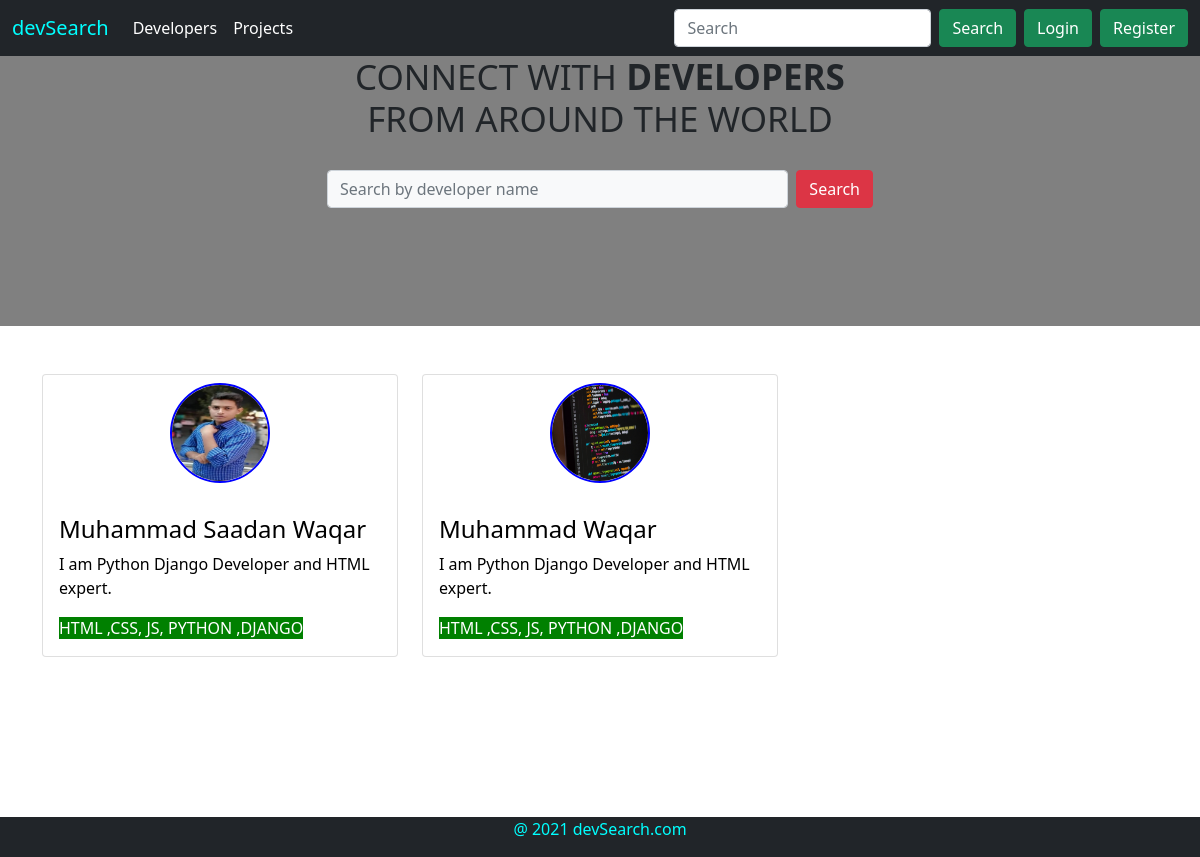
The page / on the database its author committed.
### base/models.py (models this page shows, shortened)
class UserAccount(models.Model):
    name = models.CharField(max_length=50)
    email = models.EmailField()
    user = models.ForeignKey(User, on_delete=models.CASCADE)
    location= models.CharField(max_length=90)
    short_intro = models.TextField()
    bio = models.TextField()
    prof_img= models.ImageField(upload_to="images")
    social_links_git = models.CharField(max_length=200)
    skills= models.CharField(max_length=500 )

### base/views.py (the view)
# urls.py: path('',views.Index.as_view(), name="index" ),
class Index(View):
    def get(self,request):
        items = UserAccount.objects.all()
        return render(request, 'index.html',{'items':items} )

### base/templates/index.html (shortened to what this page needs)
{% extends 'base.html' %}
{% block body %}
<div class="container-fluid" style="width: 100%; height: 270px; background: gray;">
  <div class="container " >
    <h1    style="text-align: center; font-size: 35px;   ">CONNECT WITH <b> DEVELOPERS</b> <br>
      FROM AROUND THE WORLD</h1>
    <div class="row" style="display: flex; align-items: center; justify-content: center; margin-top: 30px;">
      <div class="col col-lg-6">
        <form class="d-flex" action="http://127.0.0.1:8000/devsearch/" method="get">
          <input class="form-control me-2 bg-light" style="color: black;" type="search" required name="queryset"
            placeholder="Search by developer name " aria-label="Search">
          <button class="btn btn-danger" type="submit">Search</button>
        </form>
      </div>
    </div>
  </div>
</div>
<div class="container mt-5">
  <div class="row">
    {% for i in items %}
    <div class="col col-lg-4">
      <a style="text-decoration: none; color: black;" href="http://127.0.0.1:8000/developerdetail/{{i.id}}/">
      <div class="card text-left">
        <p style="text-align: center;">
          <img class="card-img-top mt-2" src="{{i.prof_img.url}}"
            style="align-items: center;   width: 100px; height: 100px; border-radius: 50%; border: 2px solid blue;"
            alt="">
        </p>
        <div class="card-body">
          <h4 class="card-title">{{i.name}}</h4>
          <p class="card-text">{{i.short_intro}}</p>
          <span style="background-color: green; color: white;">{{i.skills}}</span>
        </a>
        </div>
      </div>
    </div>
    {% endfor %}
{% endblock body %}

### base/templates/base.html (shortened to what this page needs)
<!doctype html>
<html lang="en">
  <head>
    <link href="https://cdn.jsdelivr.net/npm/bootstrap@5.0.2/dist/css/bootstrap.min.css" rel="stylesheet">
  </head>
  <body>
    <nav class="navbar navbar-expand-lg navbar-light bg-dark"  >
        <div class="container-fluid">
          <a class="navbar-brand" style="color: aqua;" href="http://127.0.0.1:8000/">devSearch</a>
          <div class="collapse navbar-collapse" id="navbarSupportedContent">
            <ul class="navbar-nav me-auto mb-2 mb-lg-0">
                <li class="nav-item">
                    <a class="nav-link" style="color: white;" href="http://127.0.0.1:8000/">Developers </a>
                  </li>
                <li class="nav-item">
                    <a class="nav-link" style="color: white;" href="http://127.0.0.1:8000/projects">Projects  </a>
                  </li>
            </ul>
            <form class="d-flex" action="http://127.0.0.1:8000/projects/search" method="get">
              <input class="form-control me-2" type="search" required name="query" placeholder="Search" aria-label="Search">
              <button class="btn btn-success" type="submit">Search</button>
            </form>
            {% if  user.is_authenticated %}
            <button   class="btn btn-success mx-2" >
                <a  style="color: white; text-decoration: none;"   href="/handlelogout">Logout</a>
             </button>
              {% else %}
            <button type="button" class="btn btn-success mx-2" data-bs-toggle="modal" data-bs-target="#loginModal">
                Login
              </button>
<button type="button" class="btn btn-success mr-2" data-bs-toggle="modal" data-bs-target="#signupModal">
   Register
  </button>
  {% endif %}
               </div>
             </div>
      </nav>
{% block body %}{% endblock body %}
<div class="footer bg-dark">
    <p style="color: aqua;">@ 2021 devSearch.com</p>
  </div>
  </body>
</html>

### base/templates/base.html (style rules this page uses)
body { margin-bottom: 200px; }
.footer { position: fixed; left: 0; bottom: 0; width: 100%; background-color: black; color: white; text-align: center; }

### rows shown on the page
UserAccount: prof_img (picture), name "Muhammad Saadan Waqar", short_intro "I am Python Django Developer and HTML expert.", skills "HTML ,CSS, JS, PYTHON ,DJANGO"
UserAccount: prof_img (picture), name "Muhammad Waqar", short_intro "I am Python Django Developer and HTML expert.", skills "HTML ,CSS, JS, PYTHON ,DJANGO"
